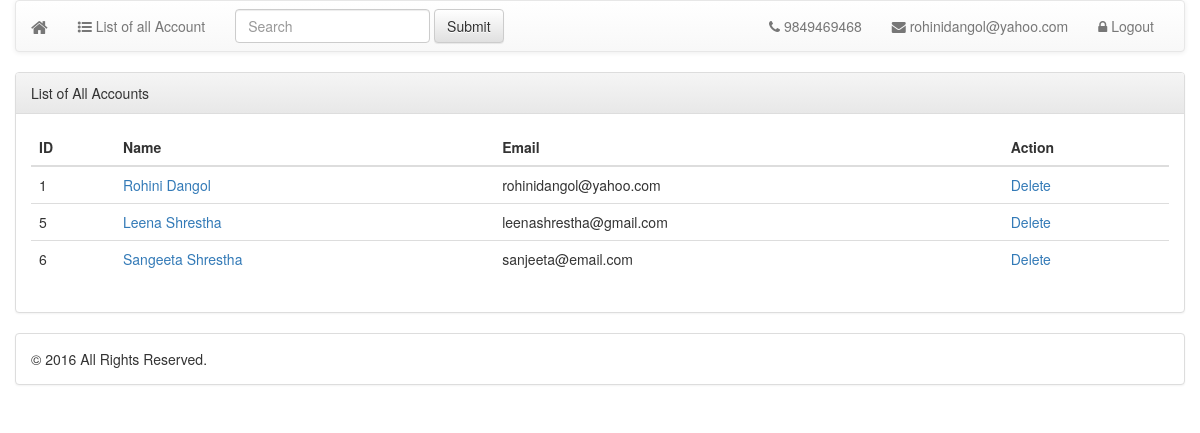
Page /list-account.php (signed in) on the committed database.
### tables this page shows
CREATE TABLE IF NOT EXISTS `info` (
`id` int(11) NOT NULL,
  `first_name` varchar(50) NOT NULL,
  `last_name` varchar(50) NOT NULL,
  `address` varchar(50) NOT NULL,
  `email` varchar(50) NOT NULL,
  `password` varchar(300) NOT NULL,
  `phone` varchar(50) NOT NULL,
  `bio` varchar(200) NOT NULL,
  `remarks` varchar(200) NOT NULL
);

### list-account.php (the view, shortened to what this page needs)
<?php
include 'include/dbConfig.php';
$sql= "SELECT * FROM info Where id='1'";
$row= mysqli_query($con,$sql);
$result=mysqli_fetch_assoc($row);
$sql_query="SELECT * FROM info";
$row_all_accounts= mysqli_query($con,$sql_query);
?>
<!DOCTYPE html>
<html>
<head>
<?php
include 'include/header.php';?>
	</div>
	<div class="row">
		<div class="panel panel-default">
		  <div class="panel-heading">List of All Accounts</div>
		  <div class="panel-body">
		  		<table class="table">
				    <thead>
				      <tr>
				      	<th>ID</th>
				        <th>Name</th>
				        <th>Email</th>
				        <th>Action</th>
				      </tr>
				    </thead>
				    <tbody>
				<?php while($res = mysqli_fetch_assoc( $row_all_accounts)){?>
				      <tr>
				      	<td><?=$res['id']?></td>
				        <td><a href='index.php?id=<?=$res['id']?>'><?=$res['first_name']." ".$res['last_name']?></a></td>
				        <td><?=$res['email']?></td>
				        <td><a href="delete.php?id=<?=$res['id']?>" onclick="return confirm('Are you sure to delete this item?');">Delete</a></td>
				      </tr>
				      <?php }?>
				    </tbody>
 				 </table>
		  </div>
		</div>
	</div>
<?php include 'include/footer.php';?>
</div>
</body>
</html>

### include/header.php (shortened to what this page needs)
  <link rel="stylesheet" href="https://maxcdn.bootstrapcdn.com/bootstrap/3.3.7/css/bootstrap.min.css">
<link rel="stylesheet" href="https://maxcdn.bootstrapcdn.com/bootstrap/3.3.7/css/bootstrap-theme.min.css">
<link rel="stylesheet" href="https://maxcdn.bootstrapcdn.com/font-awesome/4.7.0/css/font-awesome.min.css">
</head>
<body>
<div class="container">
  <div class="row">
<nav class="navbar navbar-default">
  <div class="container-fluid">
    <div class="navbar-header">
      <a class="navbar-brand" href="index.php" title="Home"><i class="fa fa-home"> </i></a>
    </div>
    <div class="collapse navbar-collapse" id="bs-example-navbar-collapse-1">
      <ul class="nav navbar-nav">
        <li><a href="list-account.php" title="List of all Account"><i class="fa fa-list-ul"></i> List of all Account</a></li>
      </ul>
      <form class="navbar-form navbar-left">
        <div class="form-group">
          <input type="text" class="form-control" placeholder="Search">
        </div>
        <button type="submit" class="btn btn-default">Submit</button>
      </form>
      <ul class="nav navbar-nav navbar-right">
        <li><a href="#"><i class="fa fa-phone"></i><?=" ".$result['phone']?></a></li>
        <li><a href="#"><i class="fa fa-envelope"></i><?=" ".$result['email']?></a></li>
        <li><a href="logout.php"><i class="fa fa-lock"></i> Logout</a></li>
      </ul>
    </div>
  </div>
</nav>

### include/footer.php (shortened to what this page needs)
<div class="row">
  <div class="panel panel-default">
  <div class="panel-body">
    © 2016 All Rights Reserved.
  </div>
</div>
</div>

### rows in the picture
info: phone "9849469468", email "rohinidangol@yahoo.com", id "1", first_name "Rohini", last_name "Dangol"
info: id "5", first_name "Leena", last_name "Shrestha", email "leenashrestha@gmail.com"
info: id "6", first_name "Sangeeta", last_name "Shrestha", email "sanjeeta@email.com"
